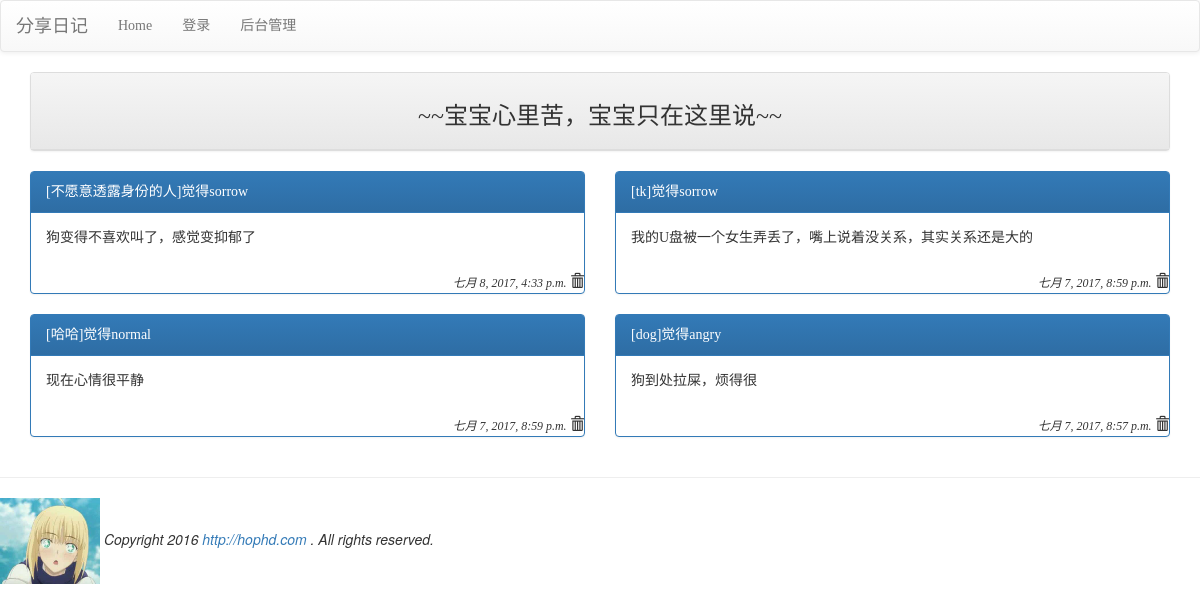
Page /list/ on the committed database.
### mysite/models.py (models this page shows, shortened)
class Post(models.Model):
    mood=models.ForeignKey('Mood',on_delete=models.CASCADE)
    nickname=models.CharField(max_length=10,default='不愿意透露身份的人')
    message=models.TextField(null=False)
    del_pass=models.CharField(max_length=10)
    pub_time=models.DateTimeField(auto_now=True)
    enabled=models.BooleanField(default=False)

class Mood(models.Model):
    status=models.CharField(max_length=10,null=False)
    def __unicode__(self):
        return self.status

### mysite/views.py (the view)
# urls.py: url(r'^list/$',views.listing),
def listing(request):
    template=get_template('listing.html')
    posts=models.Post.objects.filter(enabled=True).order_by('-pub_time')[:150]
    moods=models.Mood.objects.all()
    html=template.render(locals())
    return HttpResponse(html)

### templates/listing.html (shortened to what this page needs)
{% extends 'base.html' %}
{% block content %}
<div class="container">
    <div class="row">
        <div class="col-md-12">
            <div class="panel panel-default">
                <div class="panel-heading" align=center>
                    <h3>~~宝宝心里苦，宝宝只在这里说~~</h3>
                </div>
            </div>
        </div>
    </div>
    {% for p in posts%}
   {% cycle "<div class='row'> <div class='col-md-6'>" "<div class='col-md-6'>"  %}
                    <div class="panel panel-primary">
                        <div class="panel-heading">[{{p.nickname}}]觉得{{p.mood}}</div>
                        <div class="panel-body">{{ p.message | linebreaks }}</div>
                        <div class="penel-footer" align=right><i>
                            <small>{{p.pub_time}}</small>
                        </i>
                        <span class="glyphicon glyphicon-trash" onclick="go_delete({{p.id}})"></span>
                        </div>
                    </div>
    </div>
    {% cycle  "" "</div>" %}
    {% endfor %}
</div>
        {% endblock %}

### templates/base.html (shortened to what this page needs)
<!DOCTYPE html>
<html lang="en">
<head>
    <link rel="stylesheet" href="https://maxcdn.bootstrapcdn.com/bootstrap/3.3.7/css/bootstrap.min.css"
>
    <link rel="stylesheet" href="https://maxcdn.bootstrapcdn.com/bootstrap/3.3.7/css/bootstrap-theme.min.css"
>
</head>
<body>
{% include 'header.html'%}
{% block content%} {%endblock%}
{% include 'footer.html' %}
</body>
</html>

### templates/header.html
<nav class="navbar navbar-default">
    <div class="container-default">
        <div class="navbar-header">
            <div class="navbar-brand" align=center>
                分享日记
            </div>
        </div>
        <ul class="nav navbar-nav">
            <li class="activate"><a href="/">Home</a> </li>
            {% if username %}
            <li><a href="/userinfo">个人资料</a> </li>
            <li><a href="/post">写日记</a> </li>
            <li><a href="/contact">联络管理员</a> </li>
            <li><a href="/logout">注销</a> </li>
            {% else %}
            <li><a href="/login">登录</a> </li>
            {% endif %}
            <li><a href="/admin">后台管理</a> </li>
        </ul>
    </div>
</nav>

### templates/footer.html
<hr>
{% load staticfiles %}
<img src="{% static 'images/logo.jpg' %}" width="100">
<em>Copyright 2016 <a href="http://hophd.com">http://hophd.com</a> .
All rights reserved.</em>

### templates/base.html (style rules this page uses)
h1,h2,h3,h4,h5,p,div { font-family:微软雅黑; }

### rows in the picture
Post: nickname "不愿意透露身份的人", mood "sorrow", message "狗变得不喜欢叫了，感觉变抑郁了", pub_time "七月 8, 2017, 4:33 p.m."
Post: nickname "tk", mood "sorrow", message "我的U盘被一个女生弄丢了，嘴上说着没关系，其实关系还是大的", pub_time "七月 7, 2017, 8:59 p.m."
Post: nickname "哈哈", mood "normal", message "现在心情很平静", pub_time "七月 7, 2017, 8:59 p.m."
Post: nickname "dog", mood "angry", message "狗到处拉屎，烦得很", pub_time "七月 7, 2017, 8:57 p.m."
